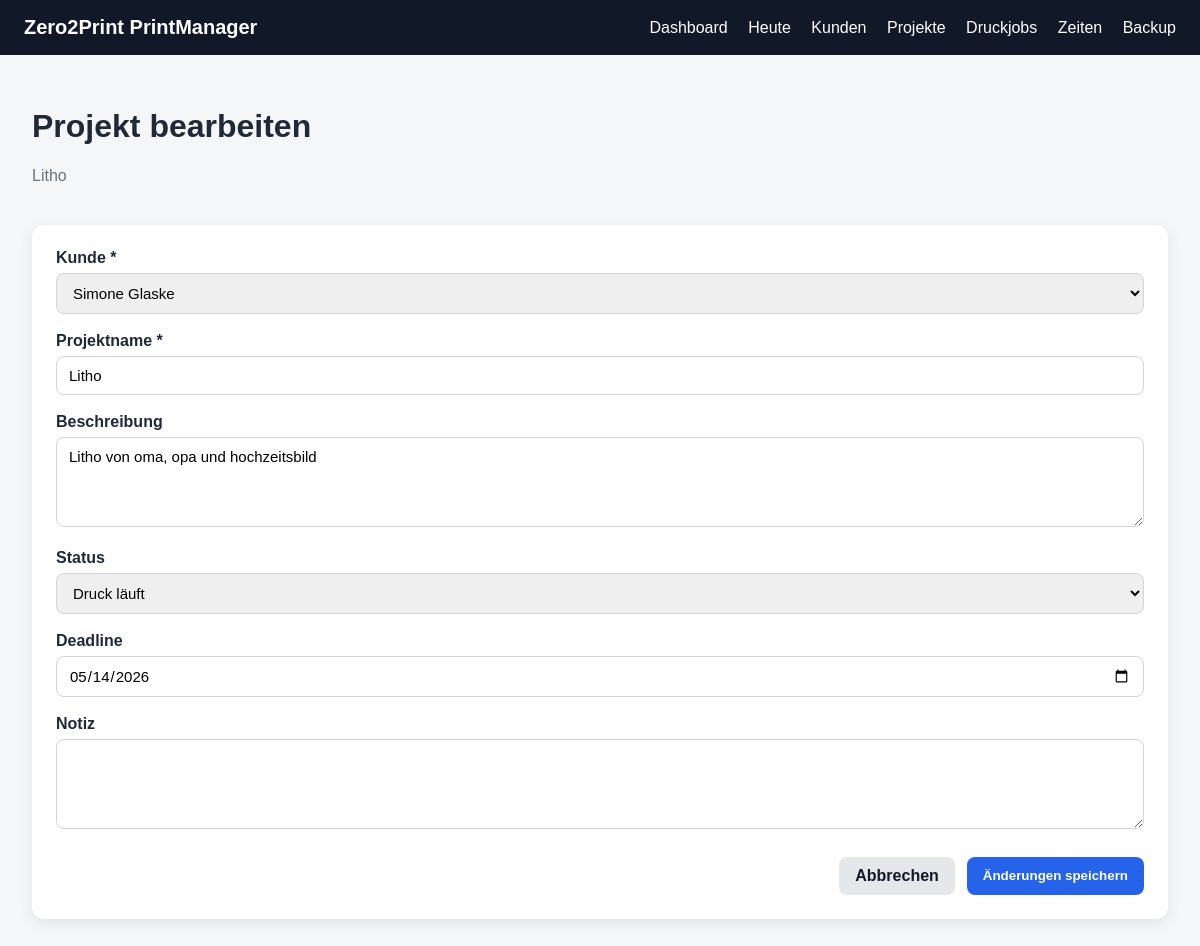
The app's page /projects/3/edit with its own data.
### app/models.py (models this page shows)
class Project(Base):
    __tablename__ = "projects"
    id = Column(Integer, primary_key=True, index=True)
    customer_id = Column(Integer, ForeignKey("customers.id"), nullable=False)
    name = Column(String, nullable=False)
    description = Column(Text, nullable=True)
    status = Column(String, default="Anfrage")
    deadline = Column(String, nullable=True)
    note = Column(Text, nullable=True)
    created_at = Column(DateTime, default=datetime.utcnow)
    customer = relationship("Customer", back_populates="projects")
    files = relationship(
        "ProjectFile",
        back_populates="project",
        cascade="all, delete-orphan"
    )
    print_jobs = relationship(
        "PrintJob",
        back_populates="project",
        cascade="all, delete-orphan"
    )
    time_entries = relationship(
        "TimeEntry",
        back_populates="project",
        cascade="all, delete-orphan"
    )

class Customer(Base):
    __tablename__ = "customers"
    id = Column(Integer, primary_key=True, index=True)
    name = Column(String, nullable=False)
    email = Column(String, nullable=True)
    phone = Column(String, nullable=True)
    note = Column(Text, nullable=True)
    created_at = Column(DateTime, default=datetime.utcnow)
    projects = relationship(
        "Project",
        back_populates="customer",
        cascade="all, delete-orphan"
    )

### app/routes/projects.py (the view)
@router.get("/{project_id}/edit")
def project_edit(
    project_id: int,
    request: Request,
    db: Session = Depends(get_db)
):
    project = db.query(Project).filter(Project.id == project_id).first()
    customers = db.query(Customer).order_by(Customer.name.asc()).all()
    if not project:
        return templates.TemplateResponse(
            request=request,
            name="not_found.html",
            context={
                "title": "Nicht gefunden",
                "message": "Projekt wurde nicht gefunden."
            },
            status_code=404
        )
    return templates.TemplateResponse(
        request=request,
        name="project_edit.html",
        context={
            "title": "Projekt bearbeiten",
            "project": project,
            "customers": customers,
            "statuses": PROJECT_STATUSES
        }
    )

### app/templates/project_edit.html
{% extends "base.html" %}
{% block content %}
<div class="page-header">
    <div>
        <h1>Projekt bearbeiten</h1>
        <p class="muted">{{ project.name }}</p>
    </div>
</div>
<div class="form-card">
    <form method="post" action="/projects/{{ project.id }}/edit">
        <div class="form-group">
            <label for="customer_id">Kunde *</label>
            <select id="customer_id" name="customer_id" required>
                {% for customer in customers %}
                <option value="{{ customer.id }}" {% if project.customer_id == customer.id %}selected{% endif %}>
                    {{ customer.name }}
                </option>
                {% endfor %}
            </select>
        </div>
        <div class="form-group">
            <label for="name">Projektname *</label>
            <input type="text" id="name" name="name" value="{{ project.name }}" required autofocus>
        </div>
        <div class="form-group">
            <label for="description">Beschreibung</label>
            <textarea id="description" name="description" rows="4">{{ project.description or '' }}</textarea>
        </div>
        <div class="form-group">
            <label for="status">Status</label>
            <select id="status" name="status">
                {% for status in statuses %}
                <option value="{{ status }}" {% if project.status == status %}selected{% endif %}>
                    {{ status }}
                </option>
                {% endfor %}
            </select>
        </div>
        <div class="form-group">
            <label for="deadline">Deadline</label>
            <input type="date" id="deadline" name="deadline" value="{{ project.deadline or '' }}">
        </div>
        <div class="form-group">
            <label for="note">Notiz</label>
            <textarea id="note" name="note" rows="4">{{ project.note or '' }}</textarea>
        </div>
        <div class="form-actions">
            <a class="btn-secondary" href="/projects/{{ project.id }}">Abbrechen</a>
            <button class="btn" type="submit">Änderungen speichern</button>
        </div>
    </form>
</div>
{% endblock %}

### app/static/style.css (style rules this page uses)
* { box-sizing: border-box; }
body { margin: 0; font-family: Arial, sans-serif; background: #f4f6f8; color: #1f2937; }
.btn { display: inline-block; border: none; background: #2563eb; color: white; padding: 10px 16px; border-radius: 8px; cursor: pointer; font-weight: bold; margin-top: 0; text-decoration: none; font-family: inherit; }
.page-header { display: flex; justify-content: space-between; align-items: flex-start; margin-bottom: 24px; gap: 16px; }
.muted { color: #6b7280; }
.table-card, .form-card, .empty-state { background: white; border-radius: 12px; padding: 24px; box-shadow: 0 4px 16px rgba(0,0,0,0.08); overflow-x: auto; }
.form-group { margin-bottom: 18px; }
label { display: block; font-weight: bold; margin-bottom: 6px; }
input, textarea, select { width: 100%; padding: 10px 12px; border: 1px solid #d1d5db; border-radius: 8px; font-size: 15px; font-family: inherit; }
.form-actions { display: flex; justify-content: flex-end; gap: 12px; margin-top: 24px; }
.btn-secondary { display: inline-block; background: #e5e7eb; color: #111827; padding: 10px 16px; border-radius: 8px; text-decoration: none; font-weight: bold; font-family: inherit; }

### records on screen
Project: name "Litho", customer_id "Simone Glaske", description "Litho von oma, opa und hochzeitsbild", status "Druck läuft", deadline "05/14/2026"
